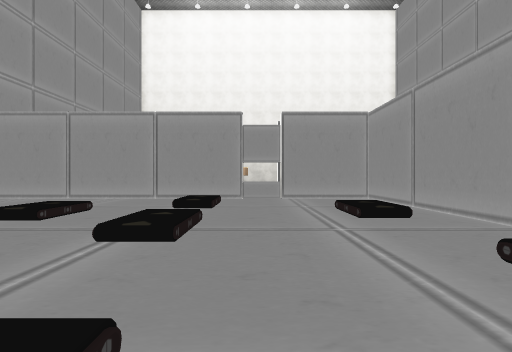
view 1 (above)

21 first-person views from a walk through a Unity game level. The camera is 1.3 m above the floor, looks level and sees 85° across. Doors are open. The floor is counted in squares, 2 m on a side. Each view is taken from the middle of a square. On the plan, view 1 faces up. The plan holds only what a view shows up to about 9 squares ahead; the rest is blank. The place goes on beyond the plan. The player character is not drawn. Some surface patterns are stand-ins.

view 2
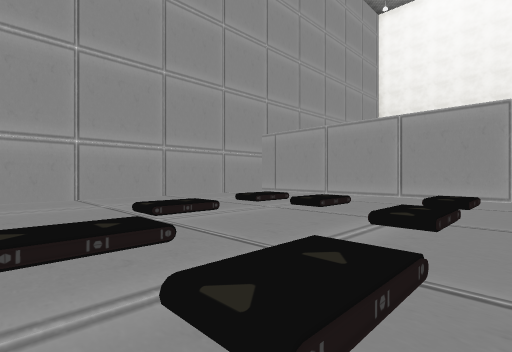

view 3
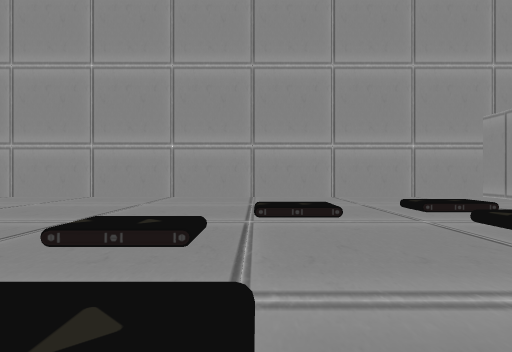

view 4
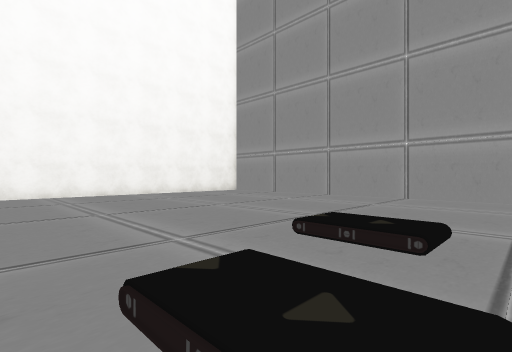

view 5
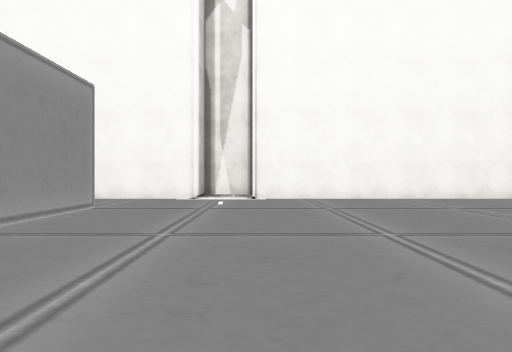

view 6
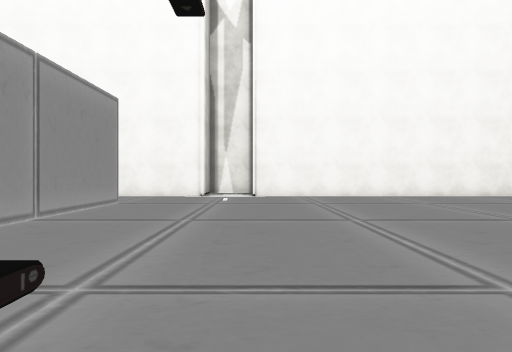

view 7
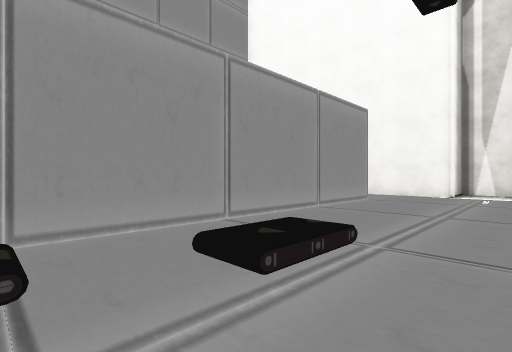

view 8
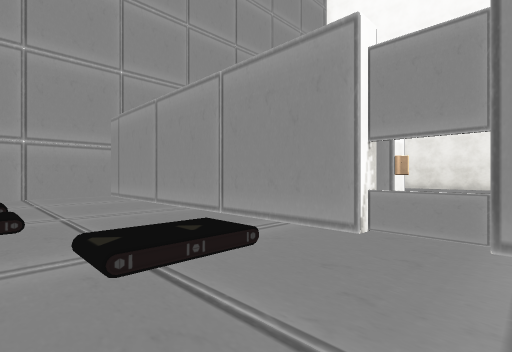

view 9
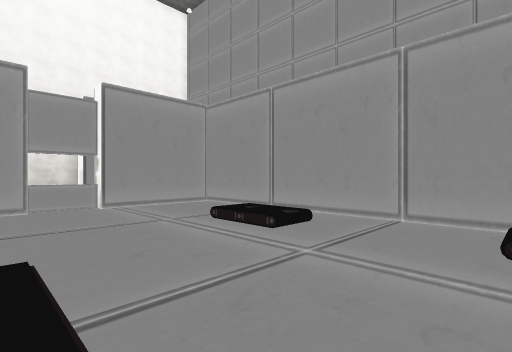

view 10
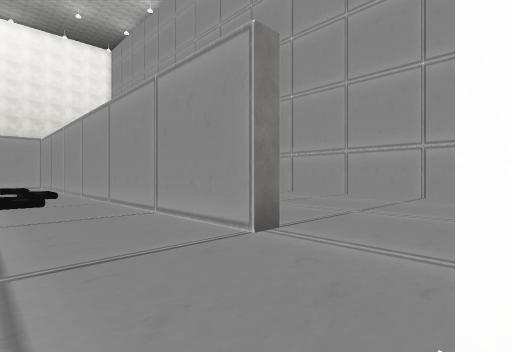

view 11
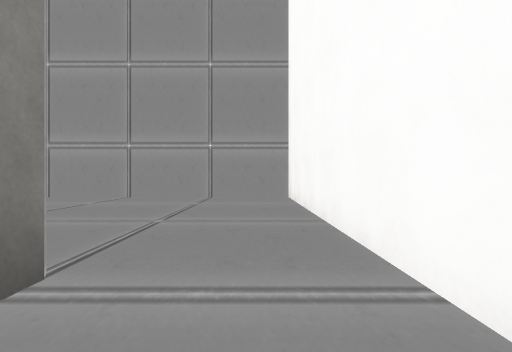

view 12
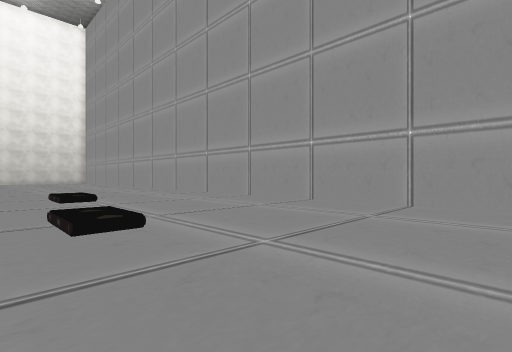

view 13
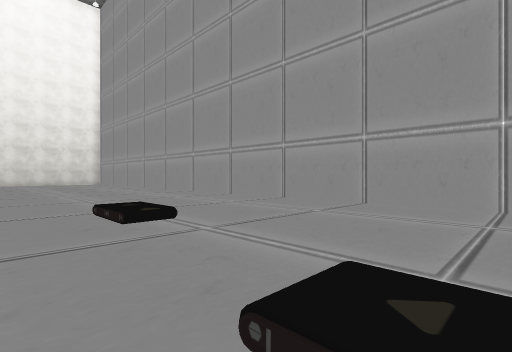

view 14
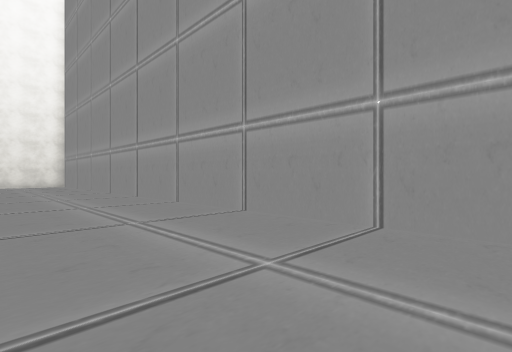

view 15
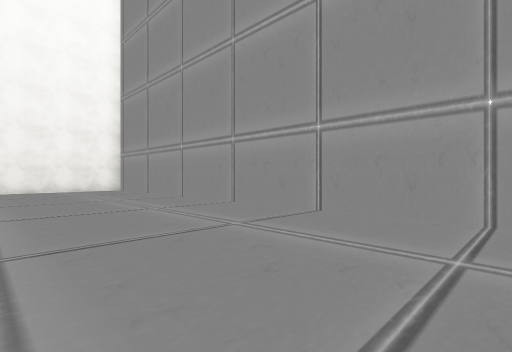

view 16
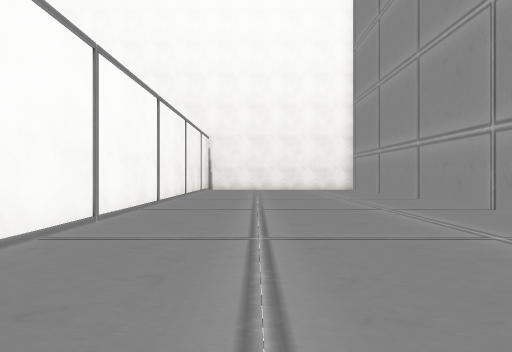

view 17
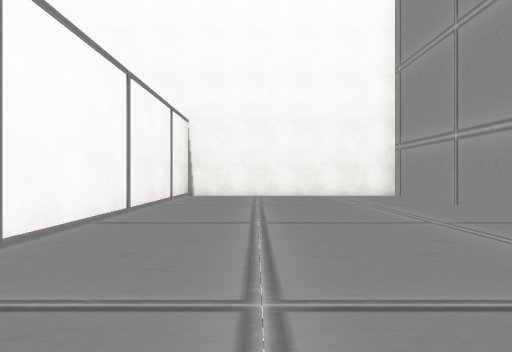

view 18
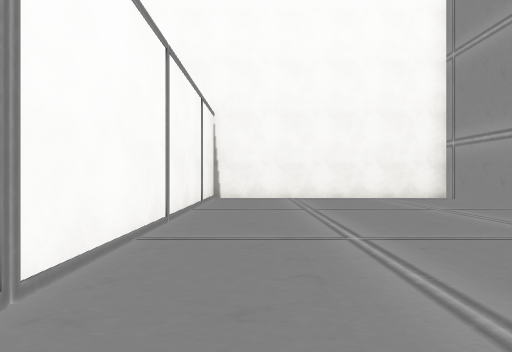

view 19
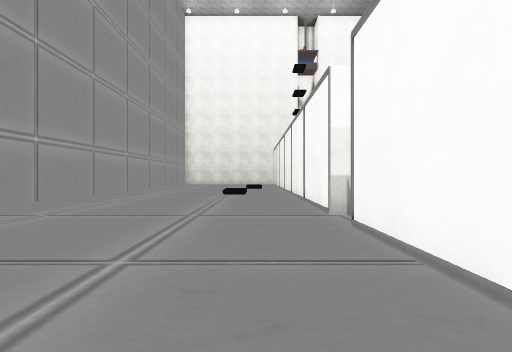

view 20
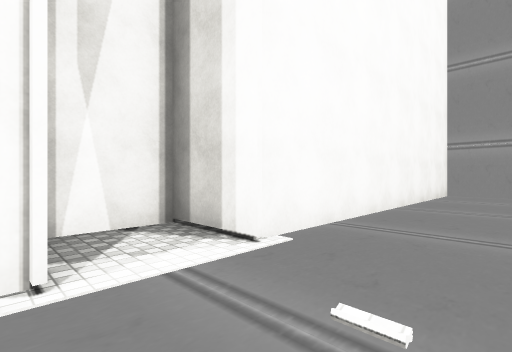

view 21
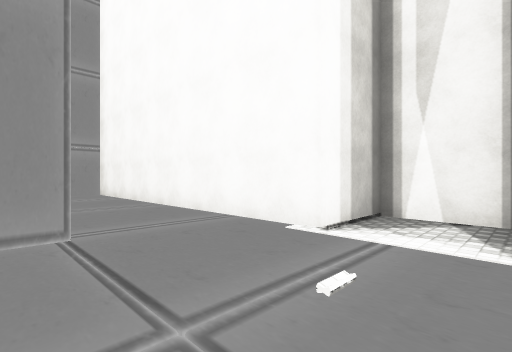

### Floor plan
Key: @ floor where view 1 was taken; # wall or solid block; . main floor; : floor 0.25 m higher than the main floor; / step, stairs or slope; D open door; = window, fence, low wall or low ledge.
Columns run from 9 left of view 1 to 11 right of it. Each row starts with its distance up from view 1.
 22             #########
 21             #.......#
 20             #.......#
 19             #.......#
 18             #.......#
 17             #.......#
 16             #.......#
 15             #.......#
 14             #.......#
 13             #.......#
 12             #.......#
 11             #.......#
 10         #D# #.......#
  9         #####.......#
  8 #########=###.......#
  7 #......./...#.......#
  6 #......./...#.......#
  5 #..////....:#.......#
  4 #..////./../#.......#
  3 #......./...#.. ....#
  2 #.../....../#../....#
  1 #.../.../../#.......#
  0 #.....:.:@..#.......#
 -1 #...../...//#./.....#
 -2 #...........#.:.....#
 -3 #...........#.......#
 -4 #...........#.......#
 -5 #...........#.......#
 -6 #...........#.......#
 -7 #...................#
 -8 #...................#
 -9 ##########.##########
-10          #.#
-11          ###

Where each view was taken, in squares from view 1:
view 1: 0 up, 0 right, facing up
view 2: 1 down, 0 right, facing up-left
view 3: 1 up, 0 right, facing left
view 4: 1 up, 0 right, facing down-left
view 5: 1 down, 0 right, facing down
view 6: 0 up, 0 right, facing down
view 7: 1 up, 0 right, facing down-right
view 8: 5 up, 1 right, facing up-left
view 9: 2 up, 1 left, facing up-right
view 10: 9 down, 1 right, facing up-right
view 11: 8 down, 2 right, facing right
view 12: 6 down, 4 right, facing up-right
view 13: 2 down, 4 right, facing up-right
view 14: 2 up, 7 right, facing up-right
view 15: 8 up, 6 right, facing up-right
view 16: 8 up, 6 right, facing up
view 17: 12 up, 6 right, facing up
view 18: 13 up, 5 right, facing up
view 19: 13 up, 5 right, facing down
view 20: 7 down, 2 right, facing down-left
view 21: 6 down, 0 right, facing down-right
